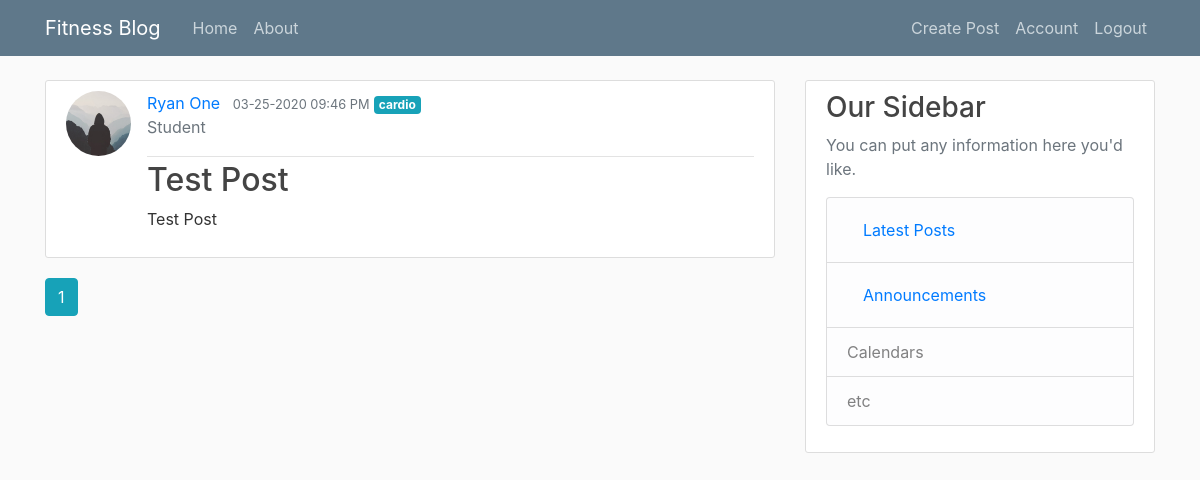
/category/cardio (signed in), run on the app's committed database.
### fitnessblog/models.py (models this page shows, shortened)
class Post(db.Model):
    id = db.Column(db.Integer, primary_key=True)
    title = db.Column(db.String(100), nullable=False)
    date_posted = db.Column(db.DateTime, nullable=False, default=datetime.utcnow)
    content = db.Column(db.Text, nullable=False)
    category = db.Column(db.Text, nullable=False)
    user_id = db.Column(db.Integer, db.ForeignKey("user.id"), nullable=False)

class User(db.Model, UserMixin):
    id = db.Column(db.Integer, primary_key=True)
    username = db.Column(db.String(20), unique=True, nullable=False)
    email = db.Column(db.String(120), unique=True, nullable=False)
    profile_type = db.Column(db.String(20), nullable=False)
    image_file = db.Column(db.String(20), nullable=False, default="default.jpg")
    password = db.Column(db.String(60), nullable=False)
    posts = db.relationship("Post", backref="author", lazy=True)

### fitnessblog/posts/routes.py (the view)
@posts.route("/category/<string:category>", methods=["GET"])
@login_required
def filter_by_category(category):
    page = request.args.get("page", 1, type=int)
    posts = Post.query.filter_by(category=category).paginate(page=page, per_page=5)
    return render_template("category_list.html", posts=posts)

### fitnessblog/models.py (called while the page is built)
@login_manager.user_loader
def load_user(user_id):
    return User.query.get(int(user_id))

### fitnessblog/templates/category_list.html
{% extends "layout.html" %}
{% block content %}
  {% for post in posts.items %}
    <article class="media content-section">
      <img class="rounded-circle article-img" src="{{ url_for('static', filename='profile_pics/' + post.author.image_file) }}">
      <div class="media-body">
        <div class="article-metadata">
          <a class="mr-2" href="{{ url_for('users.user_posts', username=post.author.username) }}">{{ post.author.username }}</a>
          <small class="text-muted">{{ post.date_posted.strftime('%m-%d-%Y %I:%M %p') }}</small>
          <a href="{{ url_for('posts.filter_by_category', category=post.category) }}" class="badge badge-info">{{ post.category}}</a>
          <p class="text-secondary">{{ current_user.profile_type.capitalize() }}</p>
        </div>
        <h2><a class="article-title" href="{{ url_for('posts.post', post_id=post.id) }}">{{ post.title }}</a></h2>
        <p class="article-content">{{ post.content }}</p>
      </div>
    </article>
  {% endfor %}
  {% for page_num in posts.iter_pages(left_edge=1, right_edge=1, left_current=1, right_current=2) %}
    {% if page_num %}
      {% if posts.page == page_num %}
        <a class="btn btn-info mb-4" href="{{ url_for('main.home', page=page_num) }}">{{ page_num }}</a>
      {% else %}
      <a class="btn btn-outline-info mb-4" href="{{ url_for('main.home', page=page_num) }}">{{ page_num }}</a>
      {% endif %}
    {% else %}
      ...
    {% endif %}
  {% endfor %}
{% endblock content %}

### fitnessblog/static/main.css (style rules this page uses)
body { background: #fafafa; color: #333333; margin-top: 5rem; }
h1, h2, h3, h4, h5, h6 { color: #444444; }
.content-section { background: #ffffff; padding: 10px 20px; border: 1px solid #dddddd; border-radius: 3px; margin-bottom: 20px; }
.article-title { color: #444444; }
.article-content { white-space: pre-line; }
.article-img { height: 65px; width: 65px; margin-right: 16px; }
.article-metadata { padding-bottom: 1px; margin-bottom: 4px; border-bottom: 1px solid #e3e3e3; }

### data on the page
Post: image_file (placeholder picture), author.username "Ryan One", date_posted "03-25-2020 09:46 PM", category "cardio", title "Test Post", content "Test Post"
User: profile_type "Student"

### other printed values
{{ page_num }} "1"
